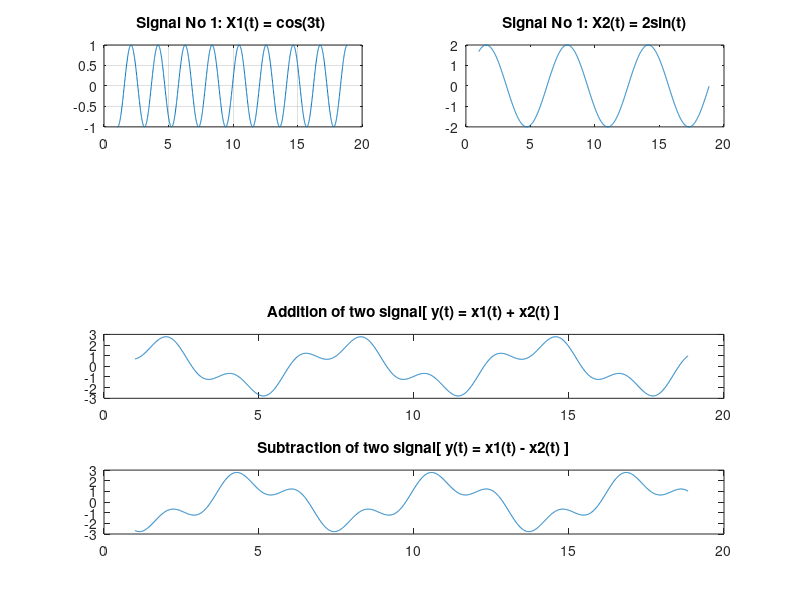

Recreate this plot in MATLAB.
%Let two basic signals equations
t = 1:0.01:6*pi;
x1 = cos(3*t);
x2 = 2*sin(t);
subplot(421);
plot(t,x1);
grid on;
title('Signal No 1: X1(t) = cos(3t) ');
subplot(422);
grid on;
plot(t,x2);
title('Signal No 1: X2(t) = 2sin(t)');



%Addition of two signal
xa = x1+x2;
subplot(413);
grid on;
plot(t,xa);
title('Addition of two signal[ y(t) = x1(t) + x2(t) ]');


%Subtraction of two signal
xs = x1-x2;
subplot(414);
grid on;
plot(t,xs);
title('Subtraction of two signal[ y(t) = x1(t) - x2(t) ]');


